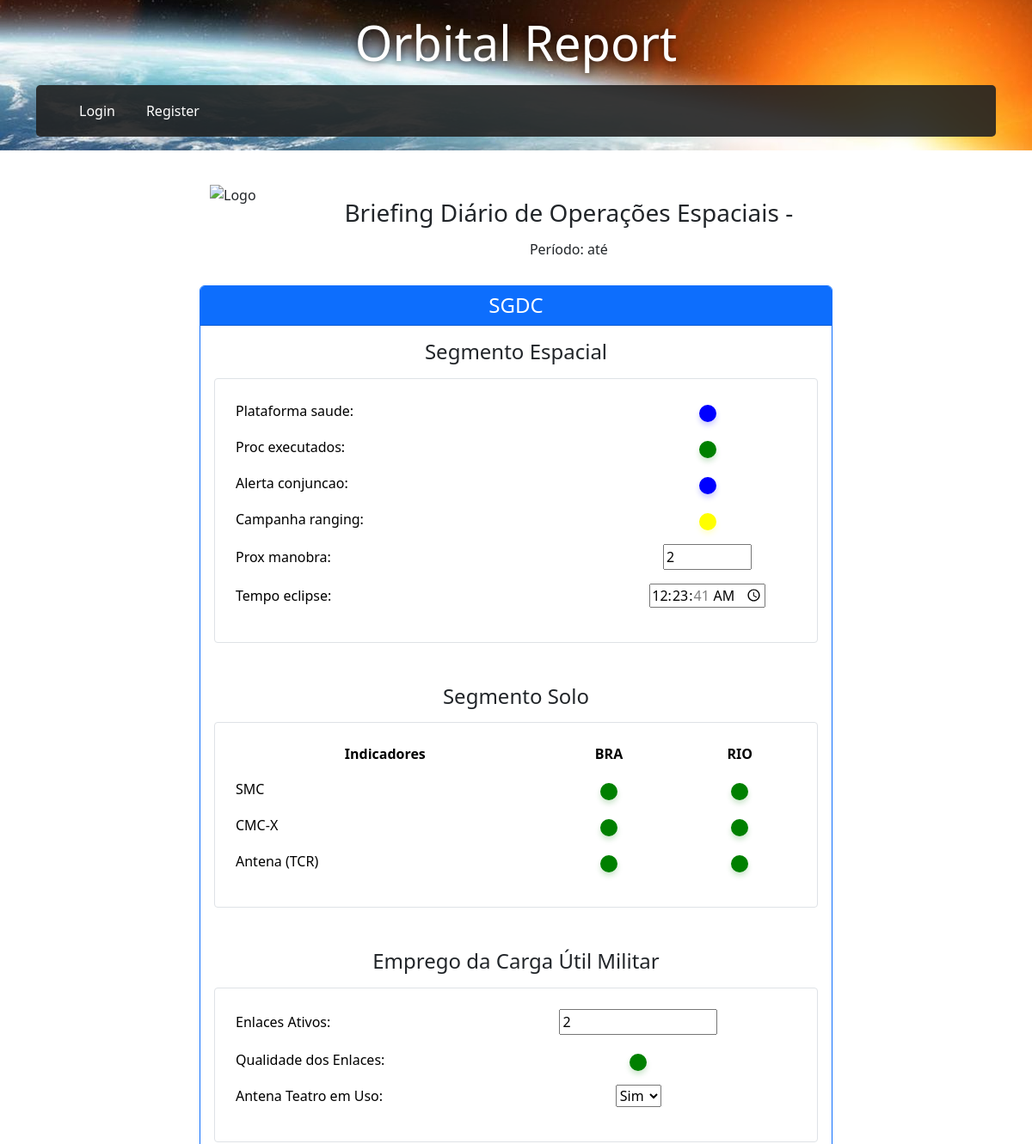
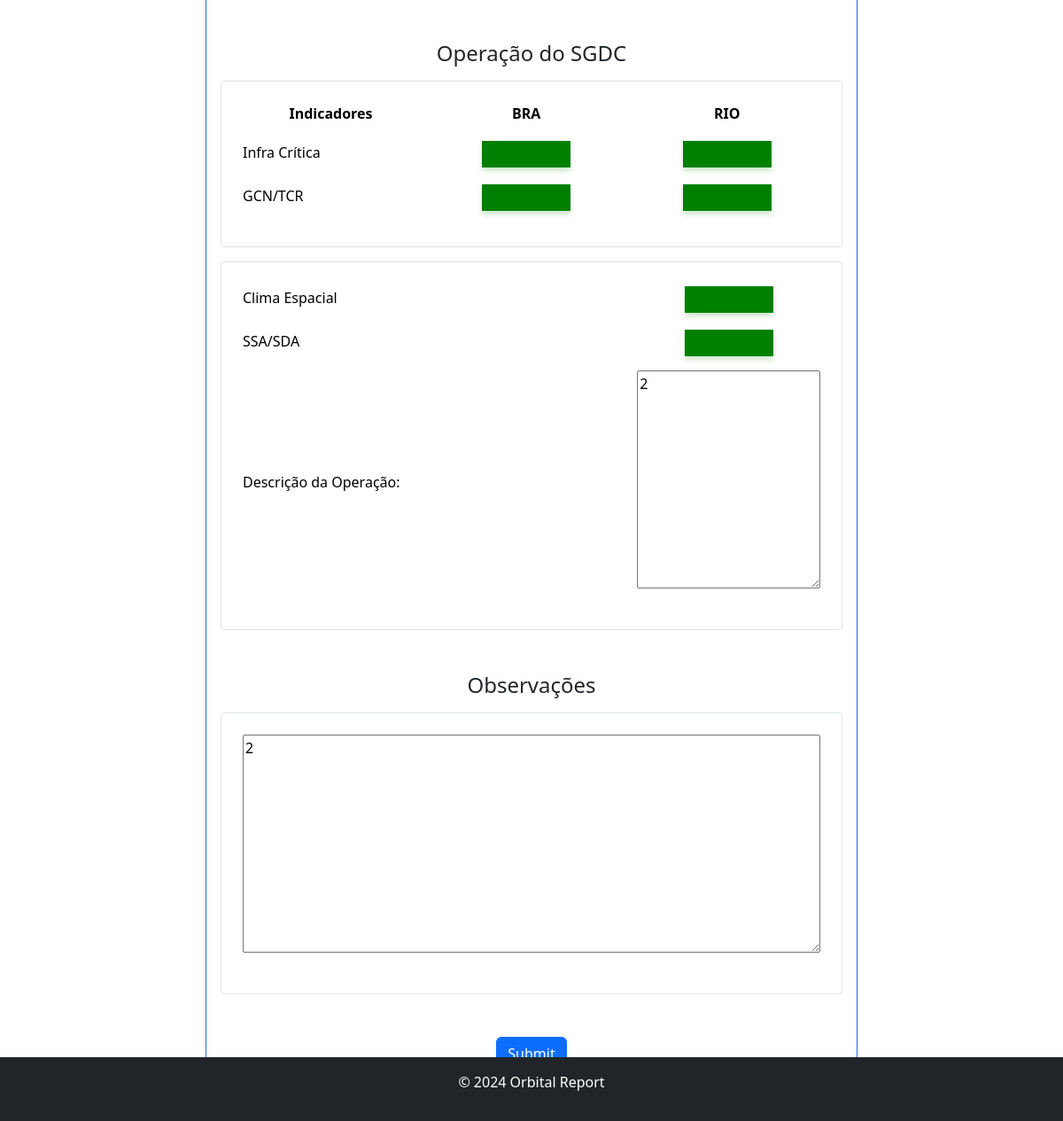
Page /sgdc/edit/7/ on the committed database (2 pictures, top to bottom).
### apps/sgdc/models.py (models this page shows, shortened)
class EspacialSegment(models.Model):
    CHOICES = [
        ('NORMAL', 'Normal'),
        ('OK', 'OK'),
        ('WARN', 'Warning'),
        ('CRIT', 'Critical'),
    ]
    SIM_NAO_CHOICES = [
        ('SIM', 'Sim'),
        ('NAO', 'Não'),
    ]
    data = models.DateField(default=timezone.now)
    plataforma_saude = models.CharField(max_length=10, choices=CHOICES)
    proc_executados = models.CharField(max_length=100, choices=CHOICES)
    alerta_conjuncao = models.CharField(max_length=100, choices=CHOICES)
    campanha_ranging = models.CharField(max_length=100, choices=CHOICES)
    prox_manobra = models.CharField(max_length=100)
    tempo_eclipse = models.DurationField()
    smc_brasilia = models.CharField(max_length=100, choices=CHOICES, verbose_name="SMC Brasília", default='OK')
    smc_rio = models.CharField(max_length=100, choices=CHOICES, verbose_name="SMC Rio", default='OK')
    cmc_brasilia = models.CharField(max_length=100, choices=CHOICES, verbose_name="CMC-x Brasília", default='OK')
    cmc_rio = models.CharField(max_length=100, choices=CHOICES, verbose_name="CMC-x Rio", default='OK')
    tcr_brasilia = models.CharField(max_length=100, choices=CHOICES, verbose_name="Antena (TCR) Brasília", default='OK')
    tcr_rio = models.CharField(max_length=100, choices=CHOICES, verbose_name="Antena (TCR) Rio", default='OK')
    enlaces_ativos = models.IntegerField(verbose_name="Enlaces Ativos", default=0)
    qualidade_enlaces = models.CharField(max_length=100, choices=CHOICES, verbose_name="Qualidade dos Enlaces", default='OK')
    antena_teatro_em_uso = models.CharField(max_length=3, choices=SIM_NAO_CHOICES, verbose_name="Antena Teatro em Uso", default='NAO')
    observacoes = models.TextField(verbose_name="Observações", blank=True, null=True)
    descricao_operacao = models.TextField(verbose_name="Descrição da Operação", blank=True, null=True)
    infra_critica_brasilia = models.CharField(max_length=100, choices=CHOICES, verbose_name="Infra Crítica Brasília", default='OK')
    infra_critica_rio = models.CharField(max_length=100, choices=CHOICES, verbose_name="Infra Crítica Rio de Janeiro", default='OK')
    gcn_tcr_brasilia = models.CharField(max_length=100, choices=CHOICES, verbose_name="GCN/TCR Brasília", default='OK')
    gcn_tcr_rio = models.CharField(max_length=100, choices=CHOICES, verbose_name="GCN/TCR Rio de Janeiro", default='OK')
    clima_espacial = models.CharField(max_length=100, choices=CHOICES, verbose_name="Clima Espacial", default='OK')
    ssa_sda = models.CharField(max_length=100, choices=CHOICES, verbose_name="SSA/SDA", default='OK')
    class Meta:
        unique_together = ('data',)

### apps/sgdc/views.py (the view)
# urls.py: path('edit/<int:pk>/', views.edit_briefing, name='edit_briefing'),
def edit_briefing(request, pk):
    briefing = get_object_or_404(EspacialSegment, pk=pk)
    if request.method == 'POST':
        form = EspacialSegmentForm(request.POST, instance=briefing)
        if form.is_valid():
            form.save()
            messages.success(request, 'Briefing atualizado com sucesso.')
            return redirect('sgdc:index')
        else:
            messages.error(request, 'Erro ao atualizar o briefing. Por favor, verifique os dados e tente novamente.')
    else:
        form = EspacialSegmentForm(instance=briefing)
    return render(request, 'sgdc/edit_briefing_diario.html', {'form': form})

### apps/users/context_processors.py (called while the page is built, shortened)
def user_categories(request):
    return {}

### templates/sgdc/edit_briefing_diario.html (shortened to what this page needs)
{% extends 'shared/base.html' %}
{% block content %}
    <div class="container d-flex flex-column justify-content-center align-items-center min-vh-100" style="max-width: 900px; margin: auto;">
        <div class="row w-100 mb-3">
            <div class="col-12 col-md-2 d-flex justify-content-center justify-content-md-start mb-3 mb-md-0">
                <img src="https://www2.fab.mil.br/incaer/images/eventgallery/SISCULT/Heraldica/Emblemas/Imagens/comae.gif" alt="Logo" class="logo" style="max-width: 100%;">
            </div>
            <div class="col-12 col-md-10 text-center mt-3 mt-md-0">
                <h3 class="card-title mt-3">Briefing Diário de Operações Espaciais - {{ current_date|date:"d/m/Y" }}</h3>
                <h6 class="card-title mt-3">Período: {{ briefing_start|date:"d/m/Y H:i" }} até {{ briefing_end|date:"d/m/Y H:i" }}</h6>
            </div>
        </div>
        <div aria-live="polite" aria-atomic="true" class="position-relative w-100">
            <div class="toast-container position-fixed bottom-0 end-0 p-3">
            </div>
        </div>
        <div class="card mt-3 border-primary w-100">
            <div class="card-header bg-primary text-white text-center">
                <h4 class="m-0">SGDC</h4>
            </div>
            <div class="card-body">
                <form method="post" class="w-100">
                    <h4 class="m-0 text-center">Segmento Espacial</h4>
                    <div class="custom-border mt-3">
                        <table class="table table-borderless">
                            <tbody>
                                <tr>
                                    <td class="col-8">{{ form.plataforma_saude.label_tag }}</td>
                                    <td class="col-4 text-center">{{ form.plataforma_saude }}</td>
                                </tr>
                                <tr>
                                    <td class="col-8">{{ form.proc_executados.label_tag }}</td>
                                    <td class="col-4 text-center">{{ form.proc_executados }}</td>
                                </tr>
                                <tr>
                                    <td class="col-8">{{ form.alerta_conjuncao.label_tag }}</td>
                                    <td class="col-4 text-center">{{ form.alerta_conjuncao }}</td>
                                </tr>
                                <tr>
                                    <td class="col-8">{{ form.campanha_ranging.label_tag }}</td>
                                    <td class="col-4 text-center">{{ form.campanha_ranging }}</td>
                                </tr>
                                <tr>
                                    <td class="col-8">{{ form.prox_manobra.label_tag }}</td>
                                    <td class="col-4 text-center">{{ form.prox_manobra }}</td>
                                </tr>
                                <tr>
                                    <td class="col-8">{{ form.tempo_eclipse.label_tag }}</td>
                                    <td class="col-4 text-center">{{ form.tempo_eclipse }}</td>
                                </tr>
                            </tbody>
                        </table>
                    </div>
                    <h4 class="text-center mt-5">Segmento Solo</h4>
                    <div class="custom-border mt-3">
                        <table class="table table-borderless">
                            <thead>
                                <tr>
                                    <th class="text-center">Indicadores</th>
                                    <th class="text-center">BRA</th>
                                    <th class="text-center">RIO</th>
                                </tr>
                            </thead>
                            <tbody>
                                <tr>
                                    <td>SMC</td>
                                    <td class="text-center">{{ form.smc_brasilia }}</td>
                                    <td class="text-center">{{ form.smc_rio }}</td>
                                </tr>
                                <tr>
                                    <td>CMC-X</td>
                                    <td class="text-center">{{ form.cmc_brasilia }}</td>
                                    <td class="text-center">{{ form.cmc_rio }}</td>
                                </tr>
                                <tr>
                                    <td>Antena (TCR)</td>
                                    <td class="text-center">{{ form.tcr_brasilia }}</td>
                                    <td class="text-center">{{ form.tcr_rio }}</td>
                                </tr>
                            </tbody>
                        </table>
                    </div>
                    <h4 class="text-center mt-5">Emprego da Carga Útil Militar</h4>
                    <div class="custom-border mt-3">
                        <table class="table table-borderless">
                            <tbody>
                                <tr>
                                    <td>{{ form.enlaces_ativos.label_tag }}</td>
                                    <td class="text-center">{{ form.enlaces_ativos }}</td>
                                </tr>
                                <tr>
                                    <td>{{ form.qualidade_enlaces.label_tag }}</td>
                                    <td class="text-center">{{ form.qualidade_enlaces }}</td>
                                </tr>
                                <tr>
                                    <td>{{ form.antena_teatro_em_uso.label_tag }}</td>
                                    <td class="text-center">{{ form.antena_teatro_em_uso }}</td>
                                </tr>
                            </tbody>
                        </table>
                    </div>
                    <h4 class="text-center mt-5">Operação do SGDC</h4>
                    <div class="custom-border mt-3">
                        <table class="table table-borderless">
                            <thead>
                                <tr>
                                    <th class="text-center">Indicadores</th>
                                    <th class="text-center">BRA</th>
                                    <th class="text-center">RIO</th>
                                </tr>
                            </thead>
                            <tbody>
                                <tr>
                                    <td>Infra Crítica</td>
                                    <td class="text-center">{{ form.infra_critica_brasilia }}</td>
                                    <td class="text-center">{{ form.infra_critica_rio }}</td>
                                </tr>
                                <tr>
                                    <td>GCN/TCR</td>
                                    <td class="text-center">{{ form.gcn_tcr_brasilia }}</td>
                                    <td class="text-center">{{ form.gcn_tcr_rio }}</td>
                                </tr>
                            </tbody>
                        </table>
                    </div>
                    <div class="custom-border mt-3">
                        <table class="table table-borderless">
                            <tbody>
                                <tr>
                                    <td>Clima Espacial</td>
                                    <td class="text-center">{{ form.clima_espacial }}</td>
                                </tr>
                                <tr>
                                    <td>SSA/SDA</td>
                                    <td class="text-center">{{ form.ssa_sda }}</td>
                                </tr>
                                <tr>
                                    <td class="col-8">{{ form.descricao_operacao.label_tag }}</td>
                                    <td class="col-4 text-center">{{ form.descricao_operacao }}</td>
                                </tr>
                            </tbody>
                        </table>
                    </div>
                    <h4 class="text-center mt-5">Observações</h4>
                    <div class="custom-border mt-3">
                        <table class="table table-borderless">
                            <tbody>
                                <tr>
                                    <td class="text-center">{{ form.observacoes }}</td>
                                </tr>
                            </tbody>
                        </table>
                        </div>
                    <div class="text-center mt-5">
                        <button type="submit" class="btn btn-primary">Submit</button>
                    </div>
                </form>
            </div>
        </div>
    </div>
{% endblock %}

### static/assets/css/styles.css (style rules this page uses)
body { font-family: Arial, sans-serif; margin: 0; padding: 0; background-color: #0c0c0c; height: 100%; }

### templates/sgdc/edit_briefing_diario.html (style rules this page uses)
.circle-select { border-radius: 50%; width: 20px; height: 20px; background-color: grey; text-align: center; line-height: 20px; border: 2px solid #ccc; appearance: none; -webkit-appearance: none; -moz-appearance: none; padding: 0; position: relative; font-size: 0; transition: background-color 0.3s ease, border-color 0.3s ease, box-shadow 0.3s ease, transform 0.3s ease; box-shadow: 0 4px 6px rgba(0, 0, 0, 0.1), inset 0 -2px 4px rgba(0, 0, 0, 0.1); cursor: pointer; }
.circle-select option { font-size: 16px; }
.select-OK { background-color: green; border-color: green; box-shadow: 0 4px 6px rgba(0, 128, 0, 0.2), inset 0 -2px 4px rgba(0, 128, 0, 0.2); }
.select-WARN { background-color: yellow; border-color: yellow; box-shadow: 0 4px 6px rgba(255, 255, 0, 0.2), inset 0 -2px 4px rgba(255, 255, 0, 0.2); }
.select-NORMAL { background-color: blue; border-color: blue; box-shadow: 0 4px 6px rgba(0, 0, 255, 0.2), inset 0 -2px 4px rgba(0, 0, 255, 0.2); }
.rectangle-select { width: 100px; height: 30px; background-color: grey; text-align: center; border: 2px solid #ccc; appearance: none; -webkit-appearance: none; -moz-appearance: none; padding: 0; position: relative; font-size: 0; transition: background-color 0.3s ease, border-color 0.3s ease, box-shadow 0.3s ease, transform 0.3s ease; box-shadow: 0 4px 6px rgba(0, 0, 0, 0.1), inset 0 -2px 4px rgba(0, 0, 0, 0.1); cursor: pointer; }
.rectangle-select option { font-size: 16px; }
.rectangle-select.select-OK { background-color: green; border-color: green; box-shadow: 0 4px 6px rgba(0, 128, 0, 0.2), inset 0 -2px 4px rgba(0, 128, 0, 0.2); }
.card { width: 100%; max-width: 100%; box-sizing: border-box; }
.logo { max-height: 90px; margin-right: 25px; }
.custom-border { border: 1px solid #dee2e6; padding: 1rem; border-radius: 0.25rem; overflow-x: auto; }
.table td { vertical-align: middle; }

### rows in the picture
EspacialSegment: plataforma_saude "Normal", proc_executados "OK", alerta_conjuncao "Normal", campanha_ranging "Warning", prox_manobra "2", tempo_eclipse "00:23:41", smc_brasilia "OK", smc_rio "OK", cmc_brasilia "OK", cmc_rio "OK", tcr_brasilia "OK", tcr_rio "OK", enlaces_ativos "2", qualidade_enlaces "OK", antena_teatro_em_uso "Sim", infra_critica_brasilia "OK", infra_critica_rio "OK", gcn_tcr_brasilia "OK", gcn_tcr_rio "OK", clima_espacial "OK", ssa_sda "OK", descricao_operacao "2", observacoes "2"
